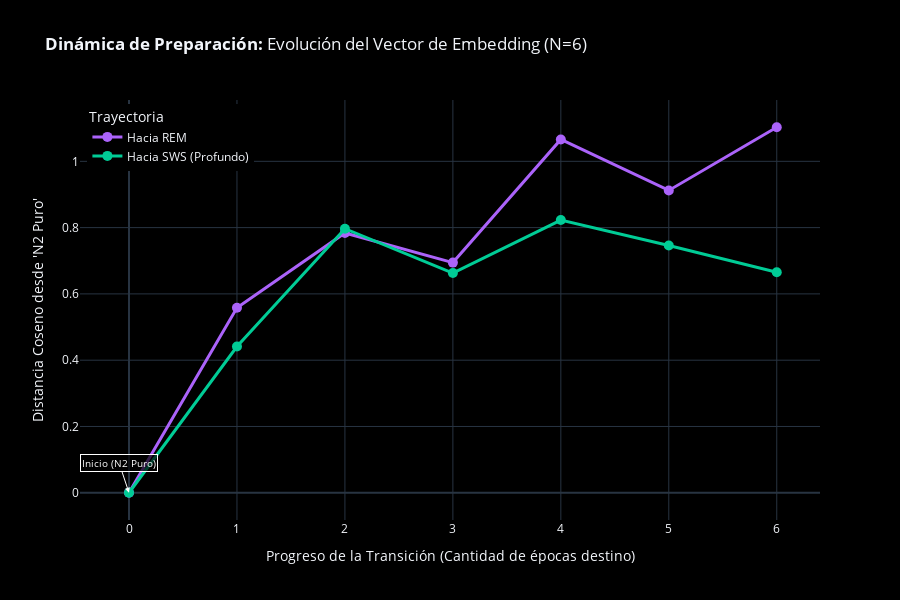

Notebook source saved alongside this figure:
### Code cell
def obtener_vector(token, model, word2idx):
    if token in word2idx:
        idx = torch.tensor([word2idx[token]]).to(device)
        return model.embeddings(idx).cpu().detach().numpy()[0]
    else:
        return None # El token no existe en el vocabulario (no se vio en entrenamiento)

def calcular_distancias_trayectoria(trayectoria, vector_origen):
    distancias = []
    tokens_validos = []
    
    for t in trayectoria:
        vec = obtener_vector(t, model, word2idx)
        if vec is not None:
            # Distancia Coseno (1 - similitud)
            # Cuanto más alto, más diferente es del origen
            d = cosine(vector_origen, vec)
            distancias.append(d)
            tokens_validos.append(t)
        else:
            distancias.append(None) # Hueco si no existe
            tokens_validos.append(f"{t} (N/A)")
            
    return distancias, tokens_validos

# 1. Vector Base (N2 Puro)
token_base = "2-2-2-2-2-2"
vector_base = obtener_vector(token_base, model, word2idx)

if vector_base is None:
    print(f"Error crítico: El token base {token_base} no está en el vocabulario.")
else:
    # 2. Calcular distancias
    dist_rem, labels_rem = calcular_distancias_trayectoria(trayectoria_rem, vector_base)
    dist_sws, labels_sws = calcular_distancias_trayectoria(trayectoria_sws, vector_base)

    # 3. Graficar con Plotly
    fig = go.Figure()

    # Filtrar valores None para evitar problemas en el gráfico
    indices_rem = [i for i, d in enumerate(dist_rem) if d is not None]
    valores_rem = [d for d in dist_rem if d is not None]
    labels_rem_filtrados = [labels_rem[i] for i in indices_rem]
    
    indices_sws = [i for i, d in enumerate(dist_sws) if d is not None]
    valores_sws = [d for d in dist_sws if d is not None]
    labels_sws_filtrados = [labels_sws[i] for i in indices_sws]

    # Línea REM
    fig.add_trace(go.Scatter(
        x=indices_rem,
        y=valores_rem,
        mode='lines+markers',
        name='Hacia REM',
        line=dict(color='#AB63FA', width=3),
        marker=dict(size=10, color='#AB63FA'),
        text=labels_rem_filtrados,
        hovertemplate="<b>Paso:</b> %{x}<br><b>Token:</b> %{text}<br><b>Distancia:</b> %{y:.4f}<extra></extra>"
    ))

    # Línea SWS
    fig.add_trace(go.Scatter(
        x=indices_sws,
        y=valores_sws,
        mode='lines+markers',
        name='Hacia SWS (Profundo)',
        line=dict(color='#00CC96', width=3),
        marker=dict(size=10, color='#00CC96'),
        text=labels_sws_filtrados,
        hovertemplate="<b>Paso:</b> %{x}<br><b>Token:</b> %{text}<br><b>Distancia:</b> %{y:.4f}<extra></extra>"
    ))

    fig.update_layout(
        title="<b>Dinámica de Preparación:</b> Evolución del Vector de Embedding (N=6)",
        xaxis_title="Progreso de la Transición (Cantidad de épocas destino)",
        yaxis_title="Distancia Coseno desde 'N2 Puro'",
        template="plotly_dark",
        paper_bgcolor="black",
        plot_bgcolor="black",
        height=600,
        hovermode="x unified",
        legend=dict(
            title="Trayectoria",
            yanchor="top",
            y=0.99,
            xanchor="left",
            x=0.01,
            font=dict(size=12)
        )
    )
    
    # Añadir anotaciones explicativas
    if len(valores_rem) > 0:
        fig.add_annotation(
            x=0, 
            y=valores_rem[0] if valores_rem else 0, 
            text="Inicio (N2 Puro)", 
            showarrow=True, 
            arrowhead=2,
            arrowcolor="white",
            font=dict(color="white", size=10),
            bgcolor="rgba(0,0,0,0.7)",
            bordercolor="white"
        )

    fig.show()
    
    # Mostrar resumen de resultados
    print("\nResumen de Trayectorias")
    print(f"Trayectoria REM: {len(valores_rem)} puntos válidos de {len(dist_rem)} totales")
    print(f"Trayectoria SWS: {len(valores_sws)} puntos válidos de {len(dist_sws)} totales")
    if valores_rem and valores_sws:
        print(f"\nDistancia máxima REM: {max(valores_rem):.4f}")
        print(f"Distancia máxima SWS: {max(valores_sws):.4f}")

### Figure 1 — Plotly figure (JSON) as saved in the notebook; plotly's stock layout.template omitted (floating-point values rounded to 4 significant figures)
{"data": [{"hovertemplate": "<b>Paso:</b> %{x}<br><b>Token:</b> %{text}<br><b>Distancia:</b> %{y:.4f}<extra></extra>", "line": {"color": "#AB63FA", "width": 3}, "marker": {"color": "#AB63FA", "size": 10}, "mode": "lines+markers", "name": "Hacia REM", "text": ["2-2-2-2-2-2", "2-2-2-2-2-4", "2-2-2-2-4-4", "2-2-2-4-4-4", "2-2-4-4-4-4", "2-4-4-4-4-4", "4-4-4-4-4-4"], "type": "scatter", "x": [0, 1, 2, 3, 4, 5, 6], "y": [0, 0.5582, 0.7839, 0.6945, 1.066, 0.9122, 1.103]}, {"hovertemplate": "<b>Paso:</b> %{x}<br><b>Token:</b> %{text}<br><b>Distancia:</b> %{y:.4f}<extra></extra>", "line": {"color": "#00CC96", "width": 3}, "marker": {"color": "#00CC96", "size": 10}, "mode": "lines+markers", "name": "Hacia SWS (Profundo)", "text": ["2-2-2-2-2-2", "2-2-2-2-2-3", "2-2-2-2-3-3", "2-2-2-3-3-3", "2-2-3-3-3-3", "2-3-3-3-3-3", "3-3-3-3-3-3"], "type": "scatter", "x": [0, 1, 2, 3, 4, 5, 6], "y": [0, 0.4411, 0.7966, 0.6629, 0.8229, 0.7463, 0.6654]}], "layout": {"annotations": [{"arrowcolor": "white", "arrowhead": 2, "bgcolor": "rgba(0,0,0,0.7)", "bordercolor": "white", "font": {"color": "white", "size": 10}, "showarrow": true, "text": "Inicio (N2 Puro)", "x": 0, "y": 0}], "height": 600, "hovermode": "x unified", "legend": {"font": {"size": 12}, "title": {"text": "Trayectoria"}, "x": 0.01, "xanchor": "left", "y": 0.99, "yanchor": "top"}, "paper_bgcolor": "black", "plot_bgcolor": "black", "title": {"text": "<b>Dinámica de Preparación:</b> Evolución del Vector de Embedding (N=6)"}, "xaxis": {"title": {"text": "Progreso de la Transición (Cantidad de épocas destino)"}}, "yaxis": {"title": {"text": "Distancia Coseno desde 'N2 Puro'"}}}}
